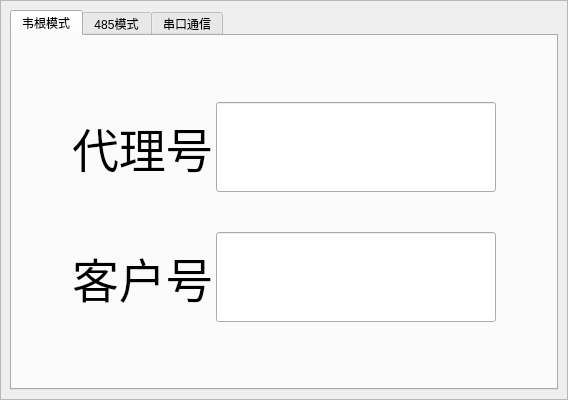
<?xml version="1.0" encoding="UTF-8"?>
<ui version="4.0">
 <class>Dialog_ModeSetting</class>
 <widget class="QWidget" name="Dialog_ModeSetting">
  <property name="geometry">
   <rect>
    <x>0</x>
    <y>0</y>
    <width>568</width>
    <height>400</height>
   </rect>
  </property>
  <property name="minimumSize">
   <size>
    <width>0</width>
    <height>0</height>
   </size>
  </property>
  <property name="maximumSize">
   <size>
    <width>16777215</width>
    <height>16777215</height>
   </size>
  </property>
  <property name="windowTitle">
   <string>Form</string>
  </property>
  <layout class="QVBoxLayout" name="verticalLayout_6">
   <property name="spacing">
    <number>0</number>
   </property>
   <property name="leftMargin">
    <number>0</number>
   </property>
   <property name="topMargin">
    <number>0</number>
   </property>
   <property name="rightMargin">
    <number>0</number>
   </property>
   <property name="bottomMargin">
    <number>0</number>
   </property>
   <item>
    <widget class="QFrame" name="frame">
     <property name="frameShape">
      <enum>QFrame::StyledPanel</enum>
     </property>
     <property name="frameShadow">
      <enum>QFrame::Raised</enum>
     </property>
     <layout class="QVBoxLayout" name="verticalLayout_2">
      <item>
       <widget class="QTabWidget" name="tabWidget">
        <property name="minimumSize">
         <size>
          <width>200</width>
          <height>0</height>
         </size>
        </property>
        <property name="maximumSize">
         <size>
          <width>16777215</width>
          <height>16777215</height>
         </size>
        </property>
        <property name="currentIndex">
         <number>0</number>
        </property>
        <widget class="QWidget" name="weigen">
         <attribute name="title">
          <string>韦根模式</string>
         </attribute>
         <layout class="QVBoxLayout" name="verticalLayout_4">
          <property name="spacing">
           <number>0</number>
          </property>
          <property name="leftMargin">
           <number>60</number>
          </property>
          <property name="topMargin">
           <number>0</number>
          </property>
          <property name="rightMargin">
           <number>60</number>
          </property>
          <property name="bottomMargin">
           <number>0</number>
          </property>
          <item>
           <spacer name="verticalSpacer_3">
            <property name="orientation">
             <enum>Qt::Vertical</enum>
            </property>
            <property name="sizeHint" stdset="0">
             <size>
              <width>20</width>
              <height>40</height>
             </size>
            </property>
           </spacer>
          </item>
          <item>
           <layout class="QHBoxLayout" name="horizontalLayout_3">
            <item>
             <widget class="QLabel" name="daili">
              <property name="enabled">
               <bool>true</bool>
              </property>
              <property name="minimumSize">
               <size>
                <width>0</width>
                <height>0</height>
               </size>
              </property>
              <property name="maximumSize">
               <size>
                <width>16777215</width>
                <height>16777215</height>
               </size>
              </property>
              <property name="font">
               <font>
                <pointsize>35</pointsize>
               </font>
              </property>
              <property name="text">
               <string>代理号</string>
              </property>
             </widget>
            </item>
            <item>
             <widget class="QLineEdit" name="wg_agentid">
              <property name="minimumSize">
               <size>
                <width>280</width>
                <height>90</height>
               </size>
              </property>
              <property name="maximumSize">
               <size>
                <width>280</width>
                <height>16777215</height>
               </size>
              </property>
              <property name="maxLength">
               <number>2</number>
              </property>
             </widget>
            </item>
           </layout>
          </item>
          <item>
           <spacer name="verticalSpacer_4">
            <property name="orientation">
             <enum>Qt::Vertical</enum>
            </property>
            <property name="sizeType">
             <enum>QSizePolicy::Minimum</enum>
            </property>
            <property name="sizeHint" stdset="0">
             <size>
              <width>20</width>
              <height>40</height>
             </size>
            </property>
           </spacer>
          </item>
          <item>
           <layout class="QHBoxLayout" name="horizontalLayout_4">
            <item>
             <widget class="QLabel" name="kehu">
              <property name="minimumSize">
               <size>
                <width>90</width>
                <height>0</height>
               </size>
              </property>
              <property name="maximumSize">
               <size>
                <width>16777215</width>
                <height>16777215</height>
               </size>
              </property>
              <property name="font">
               <font>
                <pointsize>35</pointsize>
               </font>
              </property>
              <property name="text">
               <string>客户号</string>
              </property>
             </widget>
            </item>
            <item>
             <widget class="QLineEdit" name="wg_iguestid">
              <property name="minimumSize">
               <size>
                <width>280</width>
                <height>90</height>
               </size>
              </property>
              <property name="maximumSize">
               <size>
                <width>280</width>
                <height>16777215</height>
               </size>
              </property>
              <property name="maxLength">
               <number>4</number>
              </property>
             </widget>
            </item>
           </layout>
          </item>
          <item>
           <spacer name="verticalSpacer_5">
            <property name="orientation">
             <enum>Qt::Vertical</enum>
            </property>
            <property name="sizeHint" stdset="0">
             <size>
              <width>20</width>
              <height>40</height>
             </size>
            </property>
           </spacer>
          </item>
         </layout>
        </widget>
        <widget class="QWidget" name="rs485">
         <attribute name="title">
          <string>485模式</string>
         </attribute>
         <layout class="QVBoxLayout" name="verticalLayout">
          <property name="leftMargin">
           <number>60</number>
          </property>
          <property name="rightMargin">
           <number>60</number>
          </property>
          <item>
           <spacer name="verticalSpacer_6">
            <property name="orientation">
             <enum>Qt::Vertical</enum>
            </property>
            <property name="sizeHint" stdset="0">
             <size>
              <width>20</width>
              <height>121</height>
             </size>
            </property>
           </spacer>
          </item>
          <item>
           <layout class="QHBoxLayout" name="horizontalLayout_5">
            <item>
             <widget class="QLabel" name="rs485_devid">
              <property name="font">
               <font>
                <pointsize>35</pointsize>
               </font>
              </property>
              <property name="text">
               <string>485ID(1-8)</string>
              </property>
             </widget>
            </item>
            <item>
             <widget class="QLineEdit" name="device_id">
              <property name="minimumSize">
               <size>
                <width>0</width>
                <height>90</height>
               </size>
              </property>
              <property name="maxLength">
               <number>1</number>
              </property>
             </widget>
            </item>
           </layout>
          </item>
          <item>
           <spacer name="verticalSpacer_7">
            <property name="orientation">
             <enum>Qt::Vertical</enum>
            </property>
            <property name="sizeHint" stdset="0">
             <size>
              <width>20</width>
              <height>120</height>
             </size>
            </property>
           </spacer>
          </item>
         </layout>
        </widget>
        <widget class="QWidget" name="uart">
         <attribute name="title">
          <string>串口通信</string>
         </attribute>
         <layout class="QVBoxLayout" name="verticalLayout_5">
          <property name="leftMargin">
           <number>60</number>
          </property>
          <property name="rightMargin">
           <number>60</number>
          </property>
          <item>
           <layout class="QHBoxLayout" name="horizontalLayout_6">
            <item>
             <widget class="QLabel" name="daili2">
              <property name="minimumSize">
               <size>
                <width>90</width>
                <height>0</height>
               </size>
              </property>
              <property name="maximumSize">
               <size>
                <width>16777215</width>
                <height>16777215</height>
               </size>
              </property>
              <property name="font">
               <font>
                <pointsize>35</pointsize>
               </font>
              </property>
              <property name="text">
               <string>代理号</string>
              </property>
             </widget>
            </item>
            <item>
             <widget class="QLineEdit" name="uart_agentid">
              <property name="minimumSize">
               <size>
                <width>300</width>
                <height>90</height>
               </size>
              </property>
              <property name="maximumSize">
               <size>
                <width>300</width>
                <height>16777215</height>
               </size>
              </property>
              <property name="maxLength">
               <number>2</number>
              </property>
             </widget>
            </item>
           </layout>
          </item>
          <item>
           <layout class="QHBoxLayout" name="horizontalLayout_7">
            <item>
             <widget class="QLabel" name="kehu2">
              <property name="minimumSize">
               <size>
                <width>90</width>
                <height>0</height>
               </size>
              </property>
              <property name="maximumSize">
               <size>
                <width>16777215</width>
                <height>16777215</height>
               </size>
              </property>
              <property name="font">
               <font>
                <pointsize>35</pointsize>
               </font>
              </property>
              <property name="text">
               <string>客户号</string>
              </property>
             </widget>
            </item>
            <item>
             <widget class="QLineEdit" name="uart_iguestid">
              <property name="minimumSize">
               <size>
                <width>300</width>
                <height>90</height>
               </size>
              </property>
              <property name="maximumSize">
               <size>
                <width>300</width>
                <height>16777215</height>
               </size>
              </property>
              <property name="maxLength">
               <number>4</number>
              </property>
             </widget>
            </item>
           </layout>
          </item>
         </layout>
        </widget>
       </widget>
      </item>
     </layout>
    </widget>
   </item>
  </layout>
 </widget>
 <resources/>
 <connections/>
</ui>
